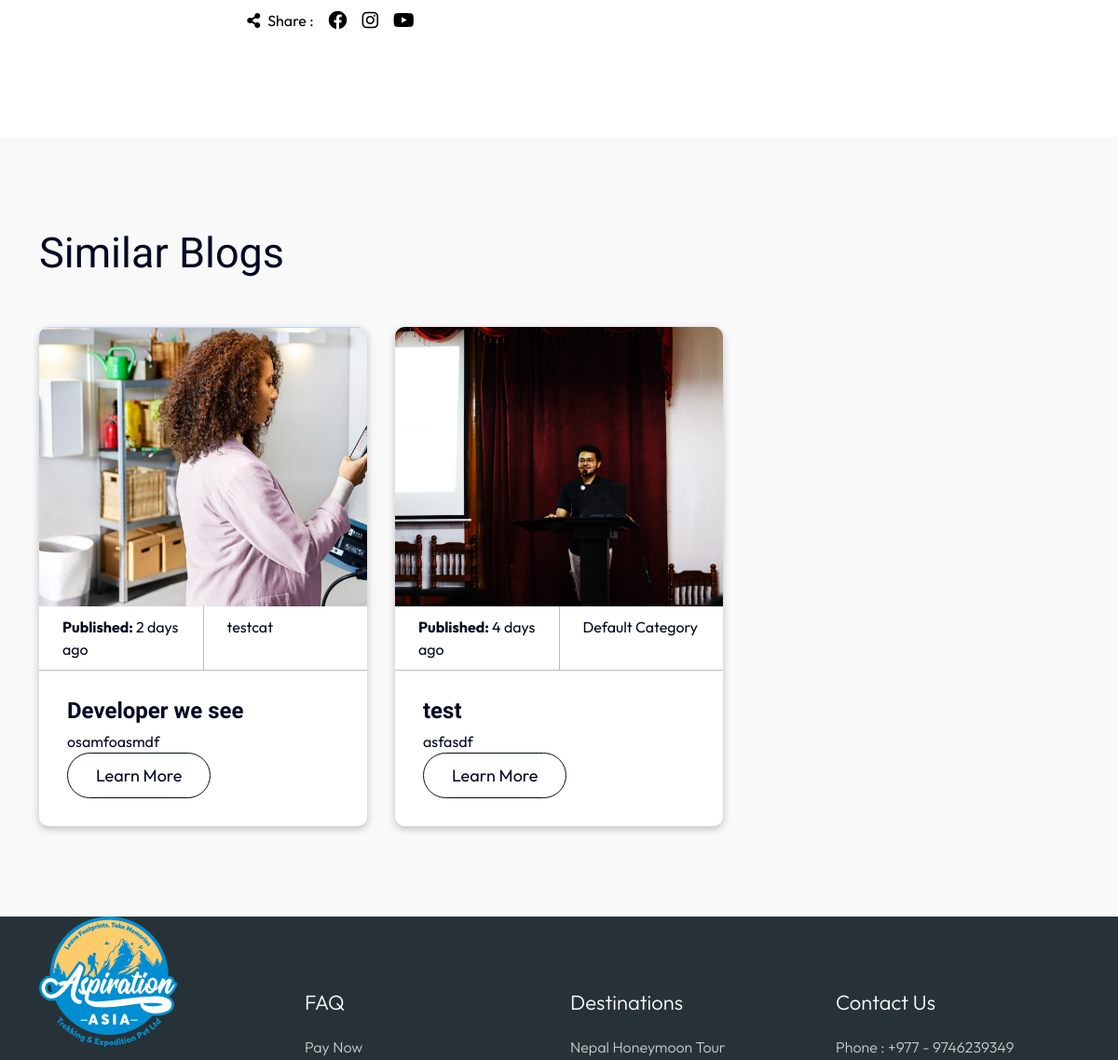
/blog/2 (middle part), run on an earlier commit of the app's database.
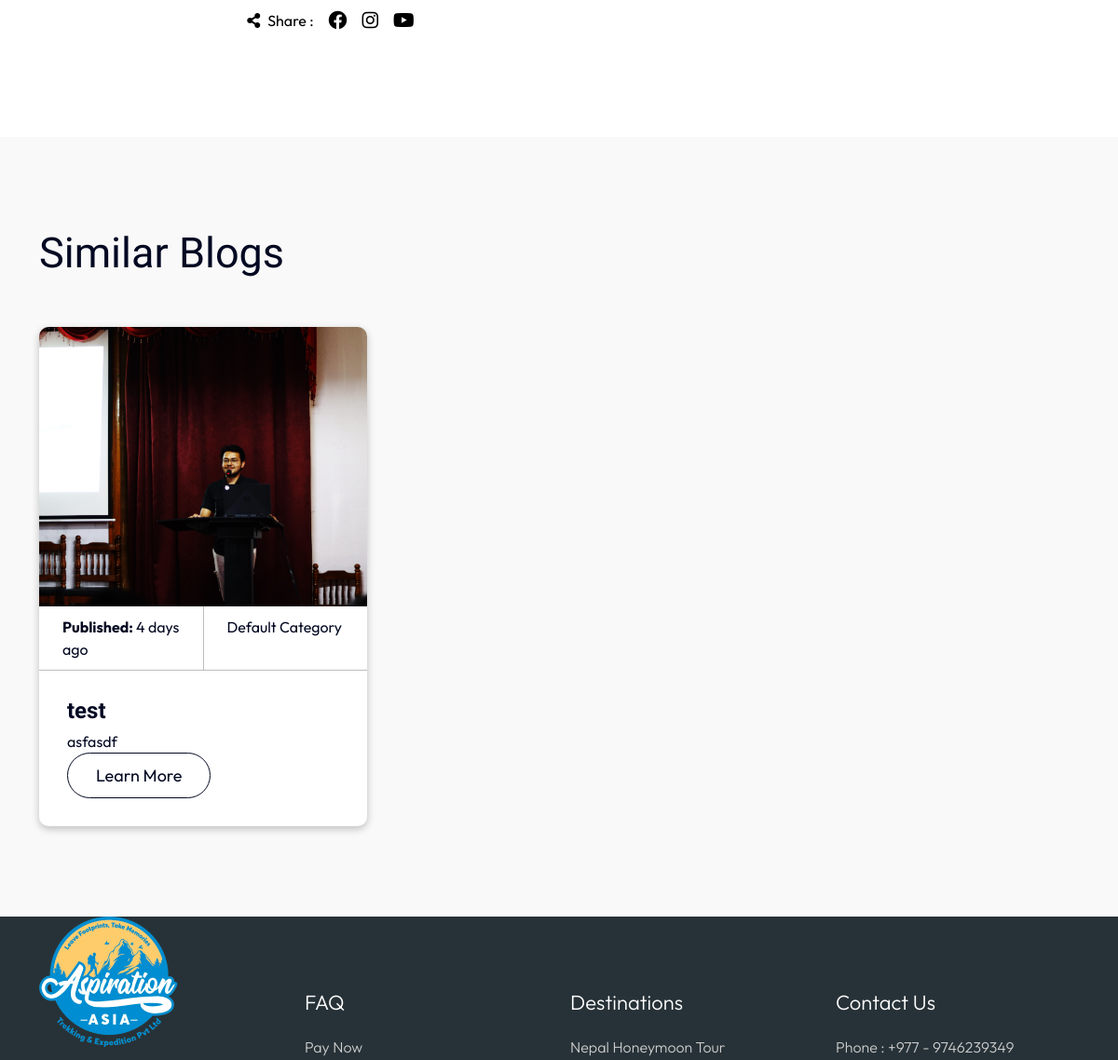
And on a later commit of the database.
### blogbreezeapp/models.py (models this page shows, shortened)
class Blog(models.Model):
    title = models.CharField(max_length=255)
    slug = models.SlugField(default="", null=False, blank=True, unique=True)
    publishdate = models.DateTimeField(auto_now_add=True)
    authorid = models.ForeignKey(User, on_delete=models.CASCADE, default='')
    featuredimage = models.ImageField(upload_to='uploads/', default=0)
    content = HTMLField(default='')
    category = models.ForeignKey(Category, on_delete=models.CASCADE, related_name='blogs', default=1)
    def __str__(self):
        return f'{self.title}'

class Category(models.Model):
  name = models.CharField(max_length=30)
  content = HTMLField(default = '')
  featuredimage = models.ImageField(upload_to='uploads/', default=0)
  author = models.ForeignKey(User, on_delete=models.CASCADE, default='')
  def __str__(self):
    return f'{self.name}'

### blogbreezeapp/views.py (the view)
# urls.py: path('blog/<int:id>', views.blogsingle, name='blogsingle'),
def blogsingle(request, id):
  blogsingle = Blog.objects.get(id=id)
  other_blogs = Blog.objects.exclude(id=id).order_by('?')[:3]
  template = loader.get_template('blogsingle.html')
  context = {
    'blogsingle': blogsingle,
    'otherblog':other_blogs,
  }
  return HttpResponse(template.render(context, request))

### blogbreezeapp/templatetags/blog_func.py (called while the page is built)
@register.filter
def dayssince(value):
    if not value:
        return ""
    delta = now() - value
    days = delta.days
    if days == 0:
        return "today"
    elif days == 1:
        return "yesterday"
    else:
        return f"{days} days ago"

### blogbreezeapp/templates/blogsingle.HTML (shortened to what this page needs)
{% include 'theme-temp/header.html' %}
<section class="inner-about-sections section-gaps">
    <div class="container ">
        <div class="blog-content">
            <div class="content ">
                <div>
                    <ul class="share-social-links list-none d-flex gap-3">
                        <li class="d-flex align-items-baseline">
                            <i class="fas fa-share-alt pe-2"></i>
                            <p>Share :</p>
                        </li>
                        <li>
                            <a href="#" title="" target="_blank">
                                <i class="fab fa-facebook"></i>
                            </a>
                        </li>
                        <li>
                            <a href="#" title="" target="_blank">
                                <i class="fab fa-instagram"></i>
                            </a>
                        </li>
                        <li>
                            <a href="#" title="" target="_blank">
                                <i class="fab fa-youtube"></i>
                            </a>
                        </li>
                    </ul>
                </div>
            </div>
        </div>
    </div>
</section>
<section class="top-teak-section section-gaps light-white-bg">
    <div class="container">
        <div class="secondary-title mb-5">
            <h3 class="title">
                Similar Blogs
            </h3>
        </div>
        <div class="trek-list-box">
            <div class="row trek-gap">
                {% for x in otherblog %}
                <div class="col-md-4">
                    {% include 'template-parts/similarblog.html' %}
                </div>
                {% endfor %}
            </div>
        </div>
    </div>
</section>
{% include 'theme-temp/footer.html' %}

### blogbreezeapp/templates/template-parts/similarblog.html (shortened to what this page needs)
{% load blog_func %}
<div class="item">
    <div class="img-holder">
        <a href="/blog/{{x.id}}" title="" class="h-100 d-block">
            <img src="{{ x.featuredimage.url }}" alt="" class="img-cover">
        </a>
    </div>
    <div class="content">
        <ul class="trek-info list-none">
            <li>
                <span>
                    <strong>Published: </strong>
                    {{ x.publishdate | dayssince }}
                </span>
            </li>
            <li>
                <span>
                    {{ x.category }}
                </span>
            </li>
        </ul>
        <div class="text">
            <h3 class="title mb-2">
                {{ x.title }}
            </h3>
            {{ x.content|safe | truncatewords:40}}
            <div class="btn-wrap">
                <a href="/blog/{{x.id}}" title="" class="border-btn med dark">
                    Learn More
                </a>
            </div>
        </div>
    </div>
</div>

What changed in the data, as far as the page shows it:
removed Blog: featuredimage (picture), publishdate|dayssince "2 days ago", category "testcat", title "Developer we see", content "osamfoasmdf"
